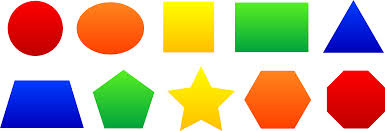
#> input picture gradient.png, 385 x 131 px
$ python 18_contours_area.py   (older library calls are emulated)
#> lines starting #> are read from the running program, lines starting #| are printed output that depends on the picture; after the words box and inside, x2 and y2 are one past the last pixel; in counts of white or black regions, pixels touching at a corner belong together; long printed decimals are rounded
import cv2
import numpy as np

img = cv2.imread("gradient.png",1)
#> img is the input picture: shape (131, 385, 3); mean B, G, R 149.7, 178.7, 200.2
gray = cv2.cvtColor(img,cv2.COLOR_RGB2GRAY)
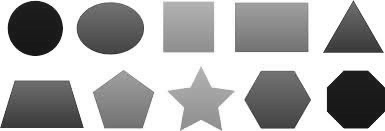
#> gray: shape (131, 385); min 18, max 255, mean 172.4
thresh = cv2.adaptiveThreshold(gray,255,cv2.ADAPTIVE_THRESH_GAUSSIAN_C,cv2.THRESH_BINARY,115,1)
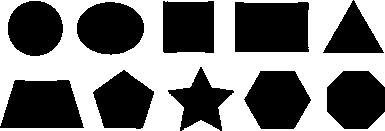
#> thresh: shape (131, 385); 47.7% white; 2 white regions
_,contours,hierarchy = cv2.findContours(thresh,cv2.RETR_TREE,cv2.CHAIN_APPROX_SIMPLE)
#> contours = 8 contours; box (x1, y1, x2, y2) and area: (0, 0, 385, 131) 39764, (234, 1, 310, 53) 3730, (243, 70, 312, 130) 3006, (76, 1, 145, 56) 2859, (162, 0, 215, 54) 2682, (92, 69, 155, 130) 2574, (7, 0, 64, 57) 2476, (182, 120, 220, 131) 190

cv2.imshow('contouir',thresh)
img2 = img.copy()

objects =np.zeros([img.shape[0],img.shape[1],3],"uint8")

for c in contours:
    cv2.drawContours(objects,[c],-1,(255,0,255),-1)

    area = cv2.contourArea(c)
    perimeter = cv2.arcLength(c,True)

    M =cv2.moments(c)
    cx = int(M["m10"]/M["m00"])
    cy = int(M["m01"]/M["m00"])
    cv2.circle(objects,(cx,cy),4,(0,0,255),-1)

    print("area:{},perimemter:{}".format(area,perimeter))
#> this loop made 8 passes
#> (area, perimeter, cx, cy) on passes 1 to 8: (189.5, 82.87, 200, 126), (39763.5, 1755.9, 185, 58), (3006, 213, 277, 99), (2574.5, 202.4, 123, 101), (3729.5, 251.6, 271, 26), (2859, 201.8, 109, 27), (2682.5, 209.6, 188, 26), (2475.5, 185.9, 34, 27)
#| area:189.5,perimemter:82.870
#| area:39763.5,perimemter:1755.855
#| area:3006.0,perimemter:212.995
#| area:2574.5,perimemter:202.409
#| area:3729.5,perimemter:251.556
#| area:2859.0,perimemter:201.823
#| area:2682.5,perimemter:209.556
#| area:2475.5,perimemter:185.924
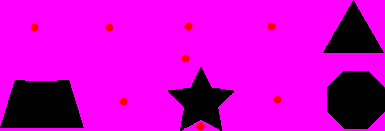
#> objects: shape (131, 385, 3); mean of channels 0, 1, 2 204.4, 0, 206.4; drawn as B, G, R

cv2.imshow('contour',objects)

cv2.waitKey(0)
cv2.destroyAllWindows()
